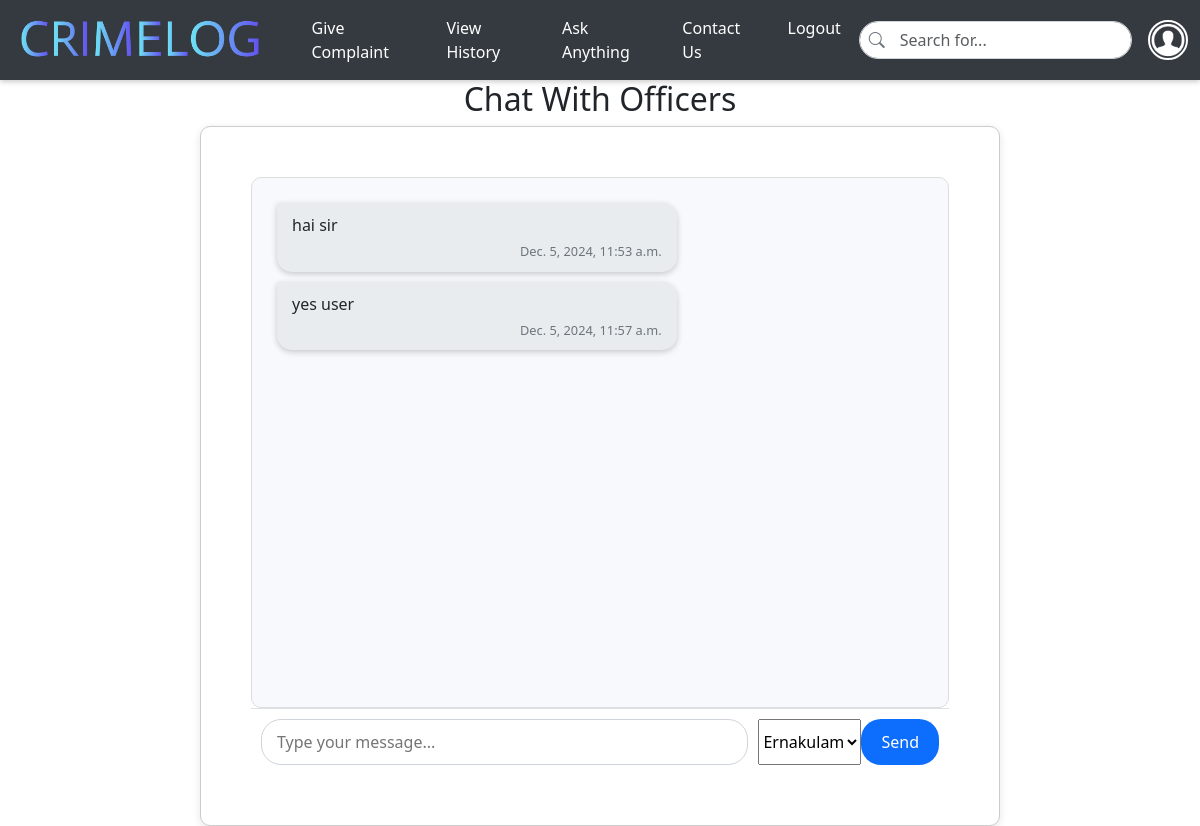
Page /message/ (signed in) on the earlier database version.
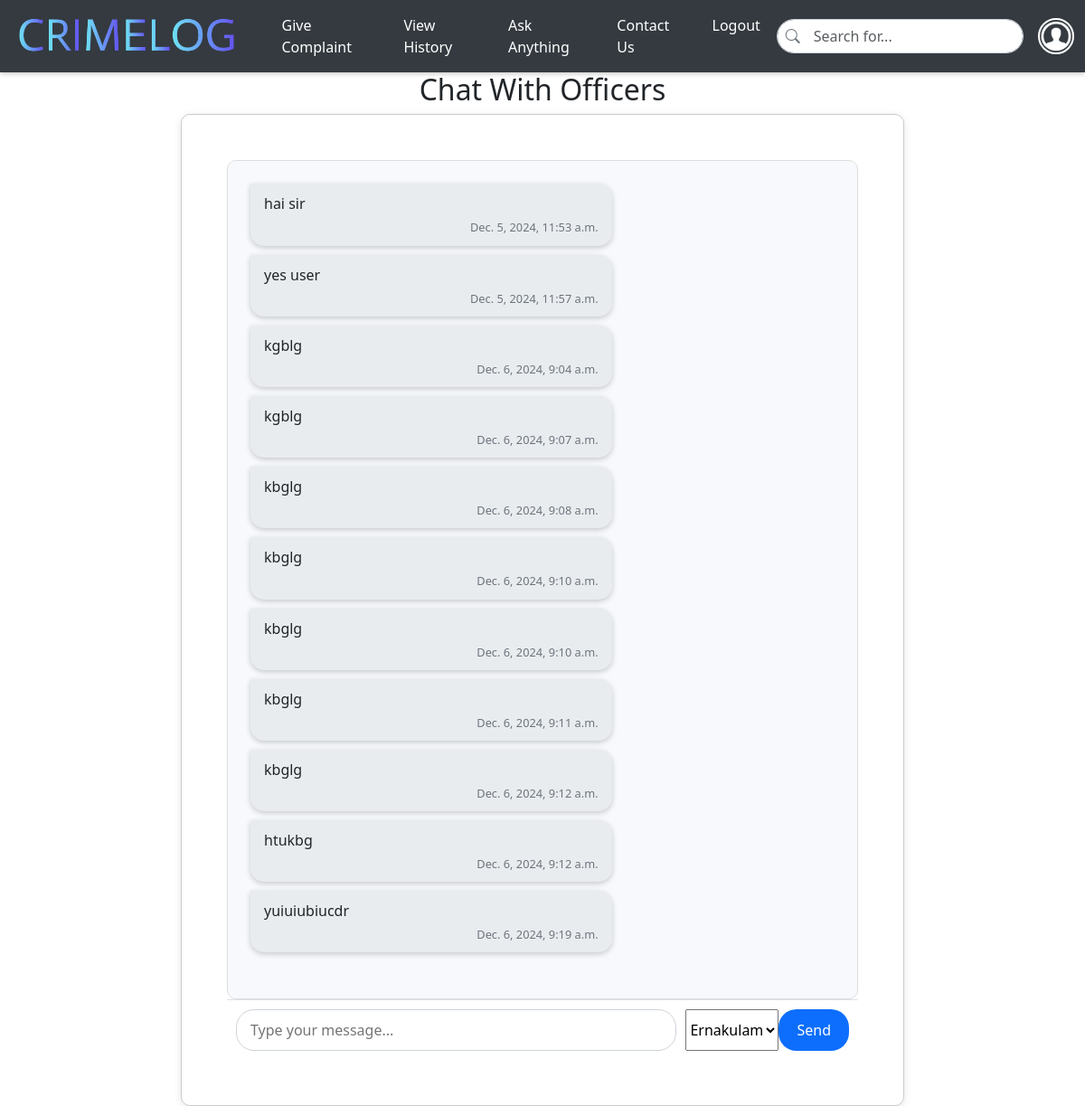
Same page on the later database version.
### app/models.py (models this page shows, shortened)
class Chat(models.Model):
    police=models.ForeignKey(Police, on_delete=models.CASCADE)
    user=models.ForeignKey(User, on_delete=models.CASCADE)
    content = models.TextField()
    timestamp = models.DateTimeField(auto_now_add=True)
    is_read = models.BooleanField(default=False)

### app/views.py (the view)
# urls.py: path('message/', views.message, name='message'),
def message(req):
    if 'user' in req.session:  # Check if the user is logged in
        user_email = req.session.get('user')  # Get the user's email from the session
        user = User.objects.get(Email=user_email)  # Retrieve the user object using email
        police_officers = Police.objects.all()  # Fetch all police officers
        data1 = Chat.objects.filter(user=user).order_by('id')
        if req.method == 'POST':
            msg = req.POST.get('content')  # Get the message content
            police_id = req.POST.get('police_id')  # Get the police officer's ID
            if msg and police_id:
                police = Police.objects.get(pk=police_id)  # Retrieve the police officer
                Chat.objects.create(user=user, police=police, content=msg)
        return render(req, 'user/message.html', {
            'data1': data1,
            'police_officers': police_officers,
        })
    else:
        return redirect('login')  # Redirect to login if the user is not logged in

### templates/user/message.html (shortened to what this page needs)
<!DOCTYPE html>
<html lang="en">
<head>
    <link href="https://cdn.jsdelivr.net/npm/bootstrap@5.3.3/dist/css/bootstrap.min.css" rel="stylesheet">
    <link href="https://cdn.jsdelivr.net/npm/bootstrap-icons/font/bootstrap-icons.css" rel="stylesheet">
</head>
<body>
    <nav id="nav" class="navbar navbar-expand-lg navbar-dark sticky-top">
        <div class="container-fluid">
            <a class="navbar-brand" href="../userhome">
                <img id="logo" src="../static/images/logo.png" alt="CrimeLog">
            </a>
            <div class="collapse navbar-collapse" id="mynavbar">
                <ul class="navbar-nav me-auto">
                    <li class="nav-item">
                        <a class="nav-link" href="../submit_complaint">Give Complaint</a>
                    </li>
                    <li class="nav-item">
                        <a class="nav-link" href="../userhistory">View History</a>
                    </li>
                    <li class="nav-item">
                        <a class="nav-link" href="../userchat">Ask Anything</a>
                    </li>
                    <li class="nav-item">
                        <a class="nav-link" href="../contactus">Contact Us</a>
                    </li>
                    <li class="nav-item">
                        <a class="nav-link" href="../logout">Logout</a>
                    </li>
                </ul>
                <div class="search-bar">
                    <span class="search-icon"><i class="bi bi-search"></i></span>
                    <form method="post" action="{% url 'usersearch' %}">
                        <input class="form-control" type="text" name="query" placeholder="Search for...">
                    </form>
                </div>
                <div class="dropdown ms-3">
                    <button class="btn btn-link dropdown p-0 border-0" type="button" id="profileDropdown" data-bs-toggle="dropdown" aria-expanded="false">
                        <img src="../static/images/profile.png" alt="Profile" class="profile-img">
                    </button>
                </div>
            </div>
        </div>
    </nav>
    <h2 id="h2">Chat With Officers
        </h2>
    <div id="chat-container">
<div id="chat-box">
    {% for chat in data1 %}
    <div class="message {% if chat.sender == 'user' %}user-message{% else %}officer-message{% endif %}">
        <p class="message-content">{{ chat.content }}</p>
        <span class="timestamp">{{ chat.timestamp }}</span>
    </div>
    {% endfor %}
</div>
        <form id="message-input" method="POST">
            <textarea name="content" rows="1" placeholder="Type your message..."></textarea>
            {% if police_officers %}
                <select name="police_id">
                    {% for officer in police_officers %}
                        <option value="{{ officer.id }}">{{ officer.name }}</option>
                    {% endfor %}
                </select>
            {% else %}
                <input type="hidden" name="user_id" value="{{ user.id }}">
            {% endif %}
            <button type="submit">Send</button>
        </form>
    </div>
</body>
</html>

Differences in the rows shown:
added Chat: content "kgblg", timestamp "Dec. 6, 2024, 9:04 a.m."
added Chat: content "kgblg", timestamp "Dec. 6, 2024, 9:07 a.m."
added Chat: content "kbglg", timestamp "Dec. 6, 2024, 9:08 a.m."
added Chat: content "kbglg", timestamp "Dec. 6, 2024, 9:10 a.m."
added Chat: content "kbglg", timestamp "Dec. 6, 2024, 9:10 a.m."
added Chat: content "kbglg", timestamp "Dec. 6, 2024, 9:11 a.m."
added Chat: content "kbglg", timestamp "Dec. 6, 2024, 9:12 a.m."
added Chat: content "htukbg", timestamp "Dec. 6, 2024, 9:12 a.m."
added Chat: content "yuiuiubiucdr", timestamp "Dec. 6, 2024, 9:19 a.m."
